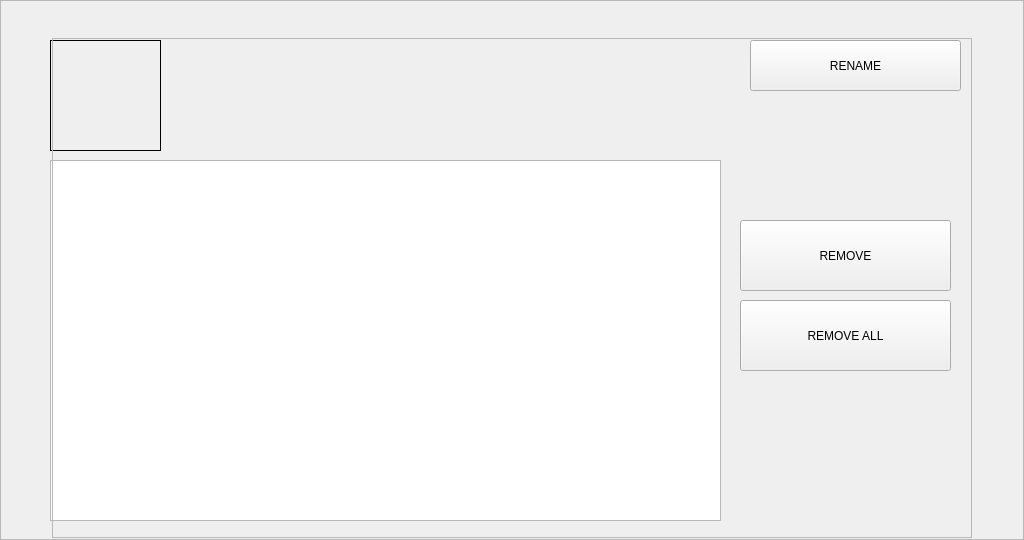
<?xml version="1.0" encoding="UTF-8"?>
<ui version="4.0">
 <class>ConnectionMenuFrame</class>
 <widget class="QFrame" name="ConnectionMenuFrame">
  <property name="geometry">
   <rect>
    <x>0</x>
    <y>0</y>
    <width>1024</width>
    <height>540</height>
   </rect>
  </property>
  <property name="windowTitle">
   <string>Frame</string>
  </property>
  <property name="frameShape">
   <enum>QFrame::StyledPanel</enum>
  </property>
  <property name="frameShadow">
   <enum>QFrame::Raised</enum>
  </property>
  <widget class="QLabel" name="LABEL_BT_DEVICE_ICON">
   <property name="geometry">
    <rect>
     <x>50</x>
     <y>40</y>
     <width>111</width>
     <height>111</height>
    </rect>
   </property>
   <property name="styleSheet">
    <string notr="true">QLabel {
	border: 1px solid rgb(0,0,0);
}</string>
   </property>
   <property name="text">
    <string/>
   </property>
  </widget>
  <widget class="QLabel" name="LABEL_BT_DEVICE_NAME">
   <property name="geometry">
    <rect>
     <x>180</x>
     <y>40</y>
     <width>541</width>
     <height>51</height>
    </rect>
   </property>
   <property name="font">
    <font>
     <pointsize>20</pointsize>
    </font>
   </property>
   <property name="styleSheet">
    <string notr="true">color: rgb(0, 0, 0);</string>
   </property>
   <property name="frameShape">
    <enum>QFrame::NoFrame</enum>
   </property>
   <property name="text">
    <string/>
   </property>
  </widget>
  <widget class="QLabel" name="LABEL_BT_DEVICE_MAC_ADDRESS">
   <property name="geometry">
    <rect>
     <x>180</x>
     <y>100</y>
     <width>541</width>
     <height>51</height>
    </rect>
   </property>
   <property name="font">
    <font>
     <pointsize>20</pointsize>
    </font>
   </property>
   <property name="styleSheet">
    <string notr="true">color: rgb(0, 0, 0);</string>
   </property>
   <property name="frameShape">
    <enum>QFrame::NoFrame</enum>
   </property>
   <property name="text">
    <string/>
   </property>
  </widget>
  <widget class="QPushButton" name="BUTTON_UNPAIR">
   <property name="geometry">
    <rect>
     <x>740</x>
     <y>220</y>
     <width>211</width>
     <height>71</height>
    </rect>
   </property>
   <property name="text">
    <string>REMOVE</string>
   </property>
  </widget>
  <widget class="QListWidget" name="LISTWIDGET_PAIRED_DEVICE">
   <property name="geometry">
    <rect>
     <x>50</x>
     <y>160</y>
     <width>671</width>
     <height>361</height>
    </rect>
   </property>
   <property name="font">
    <font>
     <pointsize>20</pointsize>
    </font>
   </property>
   <property name="spacing">
    <number>0</number>
   </property>
  </widget>
  <widget class="QPushButton" name="BUTTON_RENAME_BT_DEVICE">
   <property name="geometry">
    <rect>
     <x>750</x>
     <y>40</y>
     <width>211</width>
     <height>51</height>
    </rect>
   </property>
   <property name="text">
    <string>RENAME</string>
   </property>
  </widget>
  <widget class="QPushButton" name="BUTTON_UNPAIR_ALL">
   <property name="geometry">
    <rect>
     <x>740</x>
     <y>300</y>
     <width>211</width>
     <height>71</height>
    </rect>
   </property>
   <property name="text">
    <string>REMOVE ALL</string>
   </property>
  </widget>
  <widget class="KeyboardFrame" name="keyboardFrame">
   <property name="geometry">
    <rect>
     <x>52</x>
     <y>38</y>
     <width>920</width>
     <height>500</height>
    </rect>
   </property>
   <property name="frameShape">
    <enum>QFrame::StyledPanel</enum>
   </property>
   <property name="frameShadow">
    <enum>QFrame::Raised</enum>
   </property>
  </widget>
 </widget>
 <customwidgets>
  <customwidget>
   <class>KeyboardFrame</class>
   <extends>QFrame</extends>
   <header>Keyboard/KeyboardFrame.h</header>
   <container>1</container>
  </customwidget>
 </customwidgets>
 <resources/>
 <connections/>
</ui>
